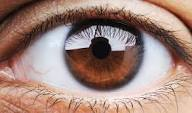
#> input picture nor_eye.jpg, 192 x 113 px
$ python -i test_full_pipeline.py   (imports and definitions only)
#> lines starting #> are read from the running program, lines starting #| are printed output that depends on the picture; after the words box and inside, x2 and y2 are one past the last pixel; in counts of white or black regions, pixels touching at a corner belong together
import cv2
import numpy as np
import pandas as pd
from sklearn.preprocessing import StandardScaler
from xgboost import XGBClassifier, XGBRegressor


# -----------------------------
# LOAD CLASSIFICATION DATA
# -----------------------------

df = pd.read_csv("final_dataset.csv")
#> (reads final_dataset.csv from the repository)

X = df.drop(columns=["image","label"])
y = df["label"]

scaler = StandardScaler()
X_scaled = scaler.fit_transform(X)


# -----------------------------
# TRAIN CLASSIFIER
# -----------------------------

# [9 lines that did not run here, left out]

# [1 line not run here, left out]


# -----------------------------
# LOAD REGRESSION DATA
# -----------------------------

reg_df = pd.read_csv("regression_dataset.csv")
#> (reads regression_dataset.csv from the repository)
#> further down, picture is the input picture: shape (113, 192, 3); mean B, G, R 123.5, 132.7, 160.8

Xr = reg_df.drop(columns=["image","bilirubin"])
yr = reg_df["bilirubin"]


# -----------------------------
# TRAIN REGRESSION MODEL
# -----------------------------

# [6 lines that did not run here, left out]

# [1 line not run here, left out]


# -----------------------------
# SCLERA EXTRACTION
# -----------------------------

def extract_sclera(img):

    img = cv2.resize(img,(256,256))
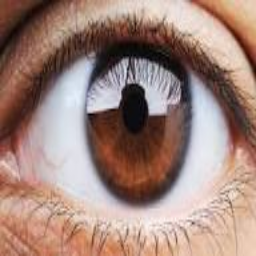
#> img: shape (256, 256, 3); mean of channels 0, 1, 2 123.4, 132.6, 160.7; drawn as B, G, R

    # LAB brightness normalization
    lab = cv2.cvtColor(img, cv2.COLOR_BGR2LAB)
#> lab: shape (256, 256, 3); mean of channels 0, 1, 2 144.9, 138.2, 137.7

    l,a,b = cv2.split(lab)
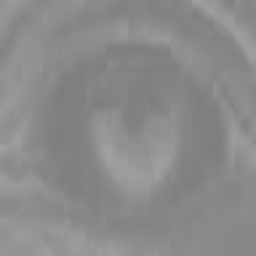
#> a: shape (256, 256); min 125, max 161, mean 138.2

    l = cv2.equalizeHist(l)
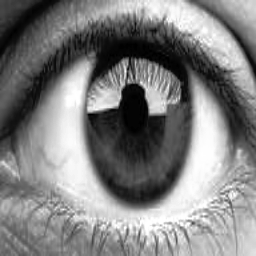
#> l: shape (256, 256); min 0, max 255, mean 128.2

    lab = cv2.merge((l,a,b))
#> lab: shape (256, 256, 3); mean of channels 0, 1, 2 128.2, 138.2, 137.7

    img = cv2.cvtColor(lab, cv2.COLOR_LAB2BGR)
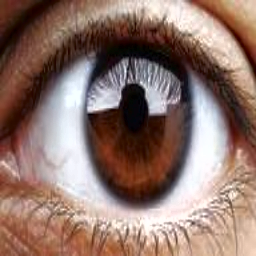
#> img: shape (256, 256, 3); mean B, G, R 107.7, 116.8, 143.5


    hsv = cv2.cvtColor(img,cv2.COLOR_BGR2HSV)
#> hsv: shape (256, 256, 3); mean H, S, V 43.3, 96.5, 145.6

    lower = np.array([0,5,140])
    upper = np.array([50,140,255])

    mask = cv2.inRange(hsv,lower,upper)
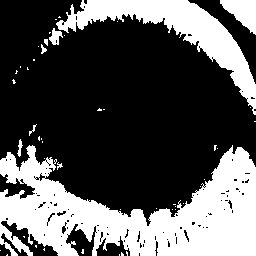
#> mask: shape (256, 256); 33.9% white; 48 white regions (39 under 20 px), largest, box (x1, y1, x2, y2) and area: (0, 145, 256, 256) 15546, (56, 0, 256, 115) 5532, (220, 0, 256, 35) 721

    kernel = np.ones((7,7),np.uint8)

    mask = cv2.morphologyEx(mask,cv2.MORPH_CLOSE,kernel)
#> mask: shape (256, 256); 37.7% white; 11 white regions (7 under 20 px), largest, box (x1, y1, x2, y2) and area: (0, 139, 256, 256) 17574, (38, 0, 256, 122) 6300, (220, 0, 256, 35) 723, (29, 124, 37, 136) 32
    mask = cv2.morphologyEx(mask,cv2.MORPH_OPEN,kernel)
#> mask: shape (256, 256); 37.1% white; 3 white regions, box (x1, y1, x2, y2) and area: (0, 145, 256, 256) 17431, (49, 0, 256, 111) 6180, (220, 0, 256, 33) 719
    mask = cv2.medianBlur(mask,7)
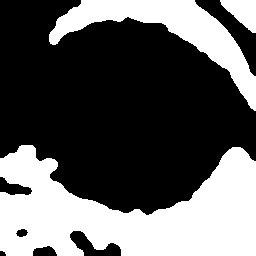
#> mask: shape (256, 256); 37.2% white; 3 white regions

    contours,_ = cv2.findContours(
        mask,
        cv2.RETR_EXTERNAL,
        cv2.CHAIN_APPROX_SIMPLE
    )
#> contours = 3 contours; box (x1, y1, x2, y2) and area: (0, 145, 256, 256) 17118, (49, 0, 256, 111) 5925, (220, 0, 256, 33) 660

    if len(contours)==0:
        return None

    contours = sorted(contours,key=cv2.contourArea,reverse=True)

    clean_mask = np.zeros_like(mask)

    for c in contours[:2]:
        cv2.drawContours(clean_mask,[c],-1,255,-1)
#> this loop made 2 passes
#> clean_mask: shape (256, 256); 36.2% white; 2 white regions, box (x1, y1, x2, y2) and area: (0, 145, 256, 256) 17551, (49, 0, 256, 111) 6180

    sclera = cv2.bitwise_and(img,img,mask=clean_mask)
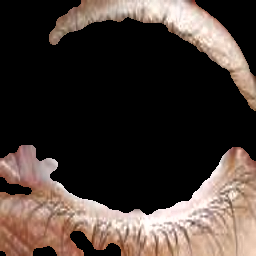
#> sclera: shape (256, 256, 3); mean B, G, R 52.2, 58, 69.8

    return sclera


# -----------------------------
# FEATURE EXTRACTION
# -----------------------------

def extract_features(img):

    mask = np.sum(img,axis=2) > 0

    pixels = img[mask]

    mean_r = np.mean(pixels[:,2])
    mean_g = np.mean(pixels[:,1])
    mean_b = np.mean(pixels[:,0])

    lab = cv2.cvtColor(img,cv2.COLOR_BGR2LAB)

    lab_pixels = lab[mask]

    mean_l = np.mean(lab_pixels[:,0])
    mean_a = np.mean(lab_pixels[:,1])
    mean_b_lab = np.mean(lab_pixels[:,2])

    # yellow index
    yellow_index = mean_b_lab

    rg_ratio = mean_r/(mean_g+1e-6)
    rb_ratio = mean_r/(mean_b+1e-6)
    bg_ratio = mean_b/(mean_g+1e-6)

    features = [
        mean_r,
        mean_g,
        mean_b,
        mean_l,
        mean_a,
        mean_b_lab,
        yellow_index,
        rg_ratio,
        rb_ratio,
        bg_ratio
    ]

    return np.array(features).reshape(1,-1)


# -----------------------------
# TEST IMAGE
# -----------------------------

image_path = "nor_eye.jpg"

# [5 lines not run here, left out]


# [1 line that did not run here, left out]

# [3 lines not run here, left out]


# [1 line that did not run here, left out]

# [1 line that did not run here, left out]


# -----------------------------
# STAGE 1: JAUNDICE DETECTION
# -----------------------------

# [1 line that did not run here, left out]

# [14 lines not run here, left out]

>>> import cv2
>>> picture = cv2.imread('nor_eye.jpg')
>>> result = extract_sclera(picture)
